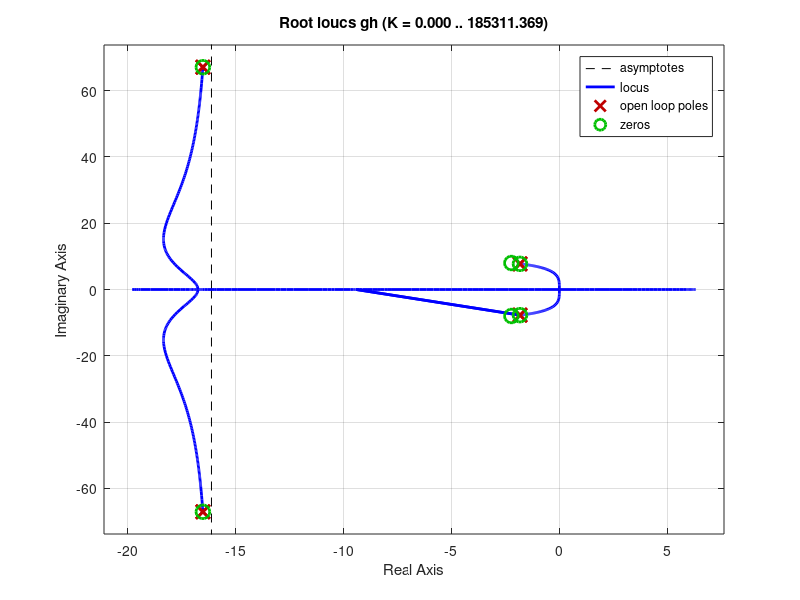

Recreate this plot in MATLAB.
clc;
s=tf('s');
num=(29*s^2 + 129*s + 1996);
den=(10*(116*s^4 + 4257*s^3 + 574818*s^2 + 2263950*s + 35029800)) - (4*s^2 + 129*s + 19546)/(10*(116*s^4 + 4257*s^3 + 574818*s^2 + 2263950*s + 35029800));;
gh=-(num/den);
rlocus(gh)
p=pole(gh)
z=zero(gh)
